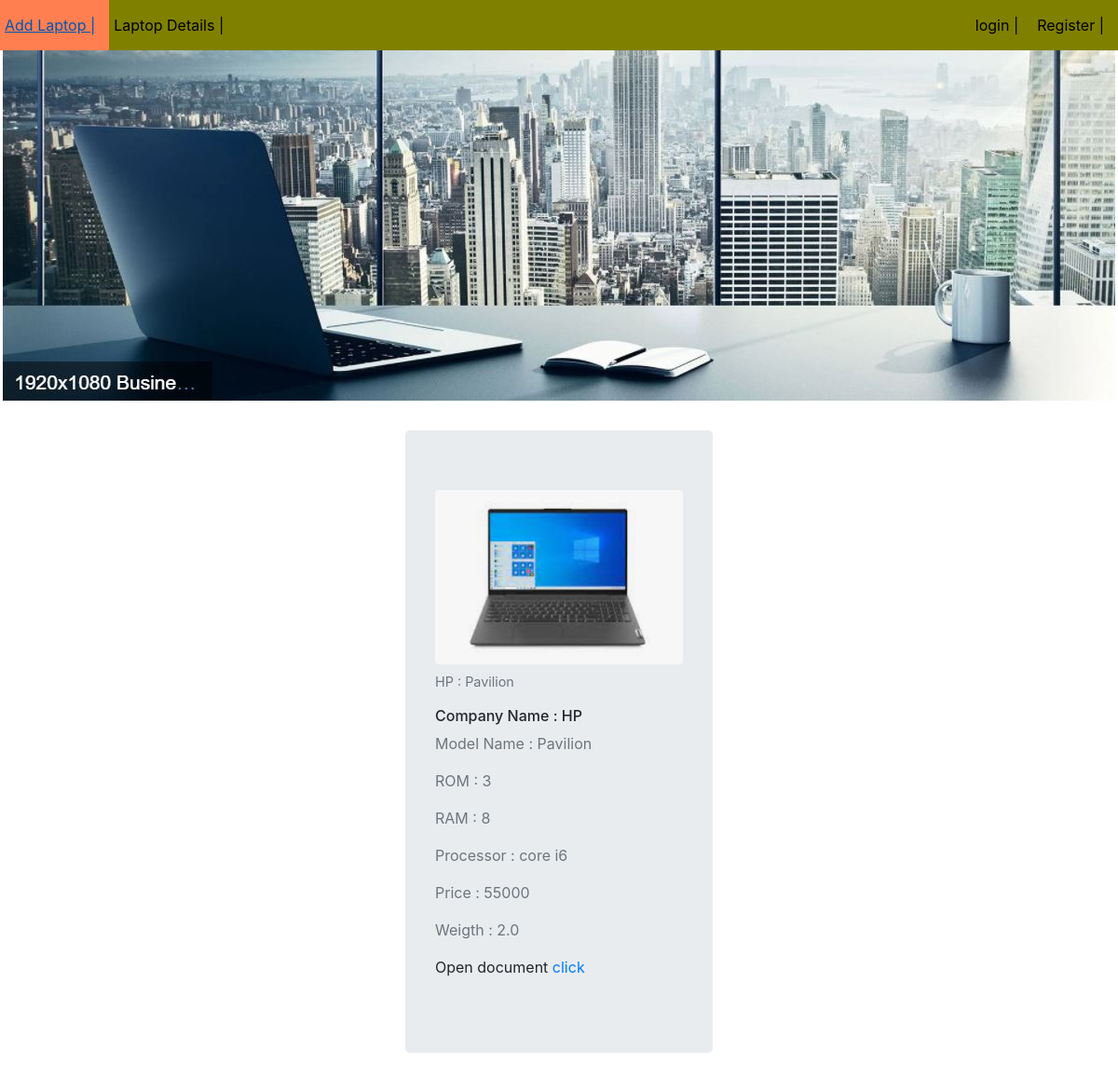
Page /fa/details/16/ on the committed database.
### FirstApp/models.py (models this page shows, shortened)
class Laptop(models.Model):
    company = models.CharField(max_length=50)
    model_name = models.CharField(max_length=50)
    ram = models.IntegerField()
    rom = models.IntegerField()
    processor = models.CharField(max_length=30)
    price = models.IntegerField()
    weigth = models.FloatField()
    picture = models.ImageField(upload_to='images',default='')
    document = models.FileField(upload_to='files',default='')

### FirstApp/views.py (the view)
# urls.py: path('details/<int:id>/',views.details,name='details'),
def details(request,id):
    lap_object = Laptop.objects.get(id=id)
    template_name = 'FirstApp/detailslaptop.html'
    context = {'lap_object': lap_object}
    return render(request, template_name, context)

### templates/FirstApp/detailslaptop.html (shortened to what this page needs)
{% extends "layout.html" %}
{% load crispy_forms_tags %}
{% block content %}
<section class="vh-100" >
<div class="container" style="width:30%;">
  <div class="jumbotron">
  <figure class="figure">
  <img src="/media/{{lap_object.picture}}" class="figure-img img-fluid rounded" alt="Avatar" >
  <figcaption class="figure-caption">{{lap_object.company}} : {{lap_object.model_name}}</figcaption>
  </figure>
  <h6>Company Name : {{lap_object.company}}</h6>
  <p class="text-muted">Model Name : {{lap_object.model_name}}</p>
  <p class="text-muted">ROM : {{lap_object.rom}} </p>
  <p class="text-muted">RAM : {{lap_object.ram}} </p>
  <p class="text-muted">Processor : {{lap_object.processor}} </p>
  <p class="text-muted">Price : {{lap_object.price}} </p>
  <p class="text-muted">Weigth : {{lap_object.weigth}} </p>
  <p>Open document <a href="/media/{{lap_object.document}}">click </a></p>
 </div>
</div>
</section>
{% endblock %}

### static/FirstApp/style.css (style rules this page uses)
body { background-image: url("Capture_1.JPG"); background-repeat: no-repeat; }

### rows in the picture
Laptop: picture (picture), company "HP", model_name "Pavilion", rom "3", ram "8", processor "core i6", price "55000", weigth "2.0"
